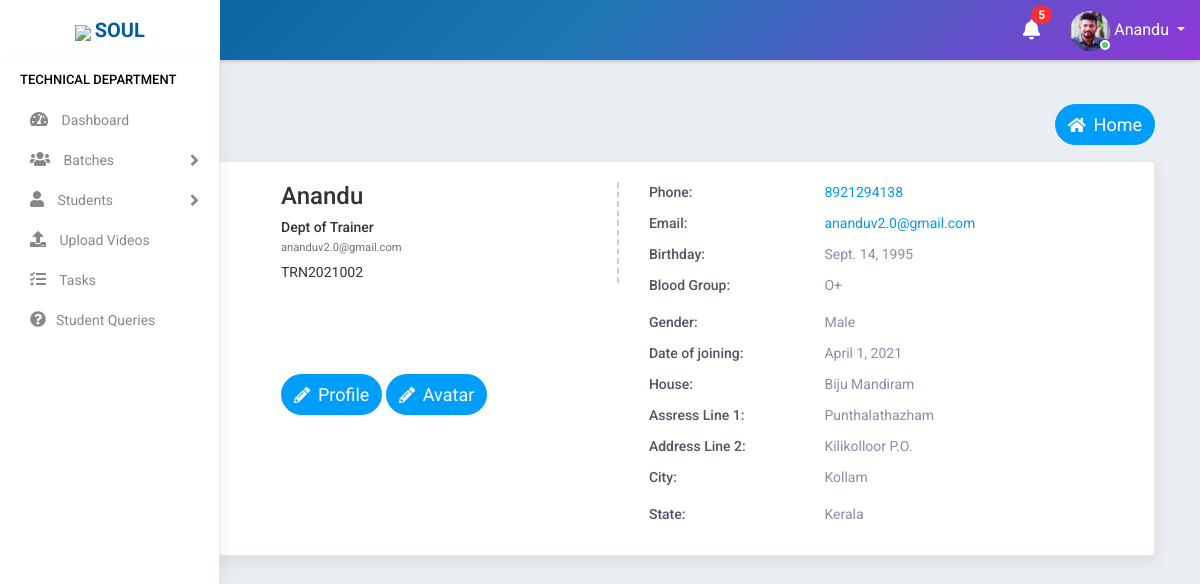
The app's page /profile/ (signed in) with its own data.
### accounts/models.py (models this page shows, shortened)
class Staff(models.Model):
    value= (
    ('1', 'Operations'),
    ('2', 'Sales'),
    ('3', 'Trainer'),
    ('4', 'Admin'),
    )
    state = (
    ('Andhra Pradesh','Andhra Pradesh'),
    ('Arunachal Pradesh','Arunachal Pradesh'),
    ('Assam','Assam'),
    ('Bihar','Bihar'),
    ('Chhattisgarh','Chattisgarh'),
    ('Goa','Goa'),
    ('Gujarat','Gujarat'),
    ('Haryana','Haryana'),
    ('Himachal Pradesh','Himachal Pradesh'),
    ('Jharkhand','Jharkhand'),
    ('Karnataka','Karnataka'),
    ('Kerala','Kerala'),
    ('Madhya Pradesh','Madhya Pradesh'),
    ('Maharashtra','Maharashtra'),
    ('Manipur','Manipur'),
    ('Meghalaya','Meghalaya'),
    ('Mizoram','Mizoram'),
    ('Nagaland','Nagaland'),
    ('Odisha','Odisha'),
    ('Rajasthan','Rajasthan'),
    ('Sikkim','Sikkim'),
    ('Tamil Nadu','Tamil Nadu'),
    ('Telangana','Telangana'),
    ('Tripura','Tripura'),
    ('Uttar Pradesh','Uttar Pradesh'),
    ('Uttarakhand','Uttarakhand'),
    ('West Bengal','West Bengal')
    )
    groups = (
        ('AB+', 'AB+'),
        ('AB-', 'AB-'),
        ('A+', 'A+'),
        ('A-', 'A-'),
        ('B+', 'B+'),
        ('B-', 'B-'),
        ('O+', 'O+'),
        ('O-', 'O-'),
        )
    user = models.OneToOneField(User,on_delete=models.CASCADE,null=True,blank=True)
    name = models.CharField(max_length=100,null=True, blank=True)
    empid = models.CharField(max_length=100,null=True, blank=True)
    mobile = models.CharField(max_length=10,null=True, blank=True)
    email = models.EmailField(max_length=200,null=True, blank=True)
    sex = models.CharField(max_length=10,null=True,choices=(('Male','Male'),('Female','Female')), blank=True)
    dob = models.DateField(null=True, blank=True)
    doj = models.DateField(null=True, blank=True)
    blood_group = models.CharField(max_length=100,null=True, blank=True,choices=groups)
    house = models.CharField(max_length=100,null=True, blank=True)
    street =models.CharField(max_length=100,null=True, blank=True)
    street2 =models.CharField(max_length=100,null=True, blank=True)
    city = models.CharField(max_length=100,null=True, blank=True)
    state = models.CharField(max_length=100,null=True,choices=state, blank=True)
    stype = models.CharField(max_length=100,null=True,choices=value, blank=True)
    status = models.CharField(max_length=20,choices=(('Active','Active'),('Inactive','Inactive')),default='Active')
    profile_pic = models.ImageField(null=True, blank=True,default="student.jpg")

### accounts/views.py (the view)
# urls.py: path('profile/', ProfileView.as_view(),name='profile'),
class ProfileView(View):
    def get(self, request):
        user=request.user
        if user.is_authenticated:
            note = Notification.objects.filter(receiver=user).filter(status="Not Read").order_by('-datetime')
            no_count = note.count()
            try:
                s= Staff.objects.get(user=user)
                return render(request,'accounts/profile.html',{'s':s,'no_count':no_count,'note':note})
            except:
                s= Student.objects.get(user=user)
                return render(request,'students/profile.html',{'s':s,'no_count':no_count,'note':note})
        else:
            return redirect('logout')

### accounts/templates/accounts/profile.html (shortened to what this page needs)
{% extends 'accounts/main.html' %}
{% block content %}
    <div class="main-wrapper">
    {% include 'accounts/navbar.html' %}
    {% if s.stype == "1" %}
    {% include 'accounts/sidebar_operations.html' %}
    {% elif s.stype == "2" %}
    {% include 'accounts/sidebar_sales.html' %}
    {% elif s.stype == "3" %}
    {% include 'accounts/sidebar_trainer.html' %}
    {% elif s.stype == "4" %}
    {% include 'accounts/sidebar_admin.html' %}
    {% endif %}
            <div class="content container" style="padding-top:5%;padding-left: 5%;">
                        <div class="page-header">
                            <div class="row">
                                <div class="col-lg-7 col-md-12 col-sm-12 col-12">
                                    <h5 class="text-uppercase">my Profile</h5>
                                </div>
                                <div class="col-md-12 col-sm-12 col-12">
                                    <ul class="list-inline float-right">
                                        <li>
                                            <a href="{% url 'home' %}" class="btn btn-info " style="border-radius: 80px 80px 80px 80px ;color: white">
                                            <i class="fas fa-home"></i>&nbsp;&nbsp;<span style="font-size:18px">Home</span></a>
                                        </li>
                                    </ul>
                                </div>
                            </div>
                        </div>
                        <div class="card-box m-b-0">
                            <div class="row">
                                <div class="col-md-12">
                                    <div class="profile-view">
                                        <div class="profile-img-wrap">
                                            <div class="profile-img">
                                            </div>
                                        </div>
                                        <div class="profile-basic">
                                            <div class="row">
                                                <div class="col-md-5">
                                                    <div class="profile-info-left">
                                                        <h3 class="user-name m-t-0">{{s.name}}</h3>
                                                        <h5 class="company-role m-t-0 m-b-0">Dept of {{s.get_stype_display}}</h5>
                                                        <small class="text-muted">{{request.user}}</small>
                                                        <div class="staff-id">{{s.empid}}</div>
                                                    </div>
                                                </div>
                                                <div class="col-md-7">
                                                    <ul class="personal-info">
                                                        <li>
                                                            <span class="title">Phone:</span>
                                                            <span class="text"><a href="">{{s.mobile}}</a></span>
                                                        </li>
                                                        <li>
                                                            <span class="title">Email:</span>
                                                            <span class="text"><a href=""><span class="__cf_email__"
                                                                        data-cfemail="7d17181b1b180f04100a12131a3d18051c100d1118531e1210">{{request.user}}</span></a></span>
                                                        </li>
                                                        <li>
                                                            <span class="title">Birthday:</span>
                                                            <span class="text">{{s.dob}}</span>
                                                        </li>
                                                        <li>
                                                            <span class="title">Blood Group:</span>
                                                            <p class="text">{{s.blood_group}}</p>
                                                        </li>
                                                        <li>
                                                            <span class="title">Gender:</span>
                                                            <span class="text">{{s.sex}}</span>
                                                        </li>
                                                        <li>
                                                            <span class="title">Date of joining:</span>
                                                            <span class="text">{{s.doj}}</span>
                                                        </li>
                                                    </ul>
                                                </div>
                                                <div class="col-md-5">
                                                    <ul class="personal-info">
                                                        <li>
                                                            <a href="{% url 'profile_update' %}" class="btn btn-info " style="border-radius: 80px 80px 80px 80px ;color: white">
                                                            <i class="fas fa-pencil-alt"></i>&nbsp;&nbsp;<span style="font-size:18px">Profile</span></a>
                                                            <a href="{% url 'profile_pic_update' %}" class="btn btn-info " style="border-radius: 80px 80px 80px 80px ;color: white">
                                                            <i class="fas fa-pencil-alt"></i>&nbsp;&nbsp;<span style="font-size:18px">Avatar</span></a>
                                                        </li>
                                                    </ul>
                                                </div>
                                                <div class="col-md-7">
                                                    <ul class="personal-info">
                                                        <li>
                                                            <span class="title">House:</span>
                                                            <span class="text">{{s.house}}</span>
                                                        </li>
                                                        <li>
                                                            <span class="title">Assress Line 1:</span>
                                                            <span class="text">{{s.street}}</span></span>
                                                        </li>
                                                        <li>
                                                            <span class="title">Address Line 2:</span>
                                                            <span class="text">{{s.street2}}</span>
                                                        </li>
                                                        <li>
                                                            <span class="title">City:</span>
                                                            <p class="text">{{s.city}}</p>
                                                        </li>
                                                        <li>
                                                            <span class="title">State:</span>
                                                            <span class="text">{{s.state}}</span>
                                                        </li>
                                                    </ul>
                                                </div>
                                            </div>
                                        </div>
                                    </div>
                                </div>
                            </div>
            </div>
{% endblock %}

### accounts/templates/accounts/navbar.html (shortened to what this page needs)
<div class="header">
    <div class="header-left">
        <a href="https://www.teqstories.com" class="logo">
            <img src="https://www.teqstories.com/assets/images/Blue.png" style="height: 40px;width:auto;">
            <span class="text-uppercase"><b>Soul</b></span>
        </a>
    </div>
    <div class="page-title-box float-left">
    </div>
    <ul class="nav user-menu float-right">
        {% include 'accounts/mini/notify.html' %}
        <li class="nav-item dropdown has-arrow">
            <a href="#" class="dropdown-toggle nav-link user-link" data-toggle="dropdown">
                <span class="user-img">
                    {% if request.user.staff.profile_pic %}
                    <img class="rounded-circle" src="{{request.user.staff.profile_pic.url}}" width="40" height="40" alt="Admin">
                    {% endif %}
                    <span class="status online"></span></span>
                <span>{{request.user.staff.name|title}}</span>
            </a>
        </li>
    </ul>
</div>

### records on screen
Staff: name "Anandu", stype "Trainer", empid "TRN2021002", mobile "8921294138", dob "Sept. 14, 1995", blood_group "O+", sex "Male", doj "April 1, 2021", house "Biju Mandiram", street "Punthalathazham", street2 "Kilikolloor P.O.", city "Kollam", state "Kerala"

### other values on screen
{{ no_count }} "5"
{{ request.user.staff.name|title }} "Anandu"
{{ request.user }} "ananduv2.0@gmail.com"
